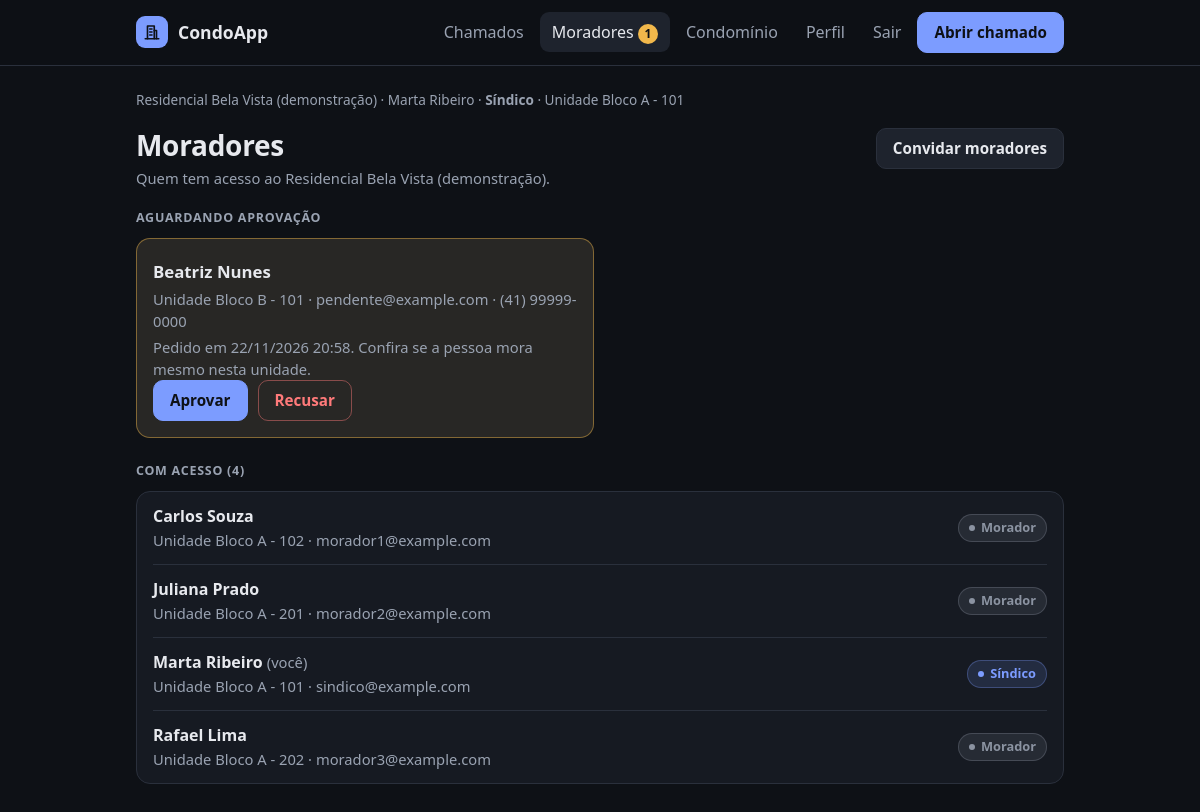
Screenshot of /moradores/ (signed in) with the database file from the repository.
### core/models.py (models this page shows, shortened)
class Perfil(models.Model):
    SINDICO = "sindico"
    MORADOR = "morador"
    PAPEIS = [(SINDICO, "Síndico"), (MORADOR, "Morador")]
    usuario = models.OneToOneField(settings.AUTH_USER_MODEL, on_delete=models.CASCADE, related_name="perfil")
    condominio = models.ForeignKey(Condominio, on_delete=models.CASCADE, related_name="perfis")
    unidade = models.ForeignKey(
        Unidade, on_delete=models.SET_NULL, null=True, blank=True,
        related_name="moradores", verbose_name="unidade",
    )
    papel = models.CharField("perfil", max_length=10, choices=PAPEIS, default=MORADOR)
    telefone = models.CharField("telefone", max_length=20, blank=True)
    aprovado = models.BooleanField("aprovado pelo síndico", default=False)
    criado_em = models.DateTimeField("cadastrado em", auto_now_add=True)
    class Meta:
        ordering = ["usuario__first_name"]
        verbose_name = "perfil"
        verbose_name_plural = "perfis"
    @property
    def nome(self):
        return self.usuario.get_full_name() or self.usuario.email
    @property
    def eh_sindico(self):
        return self.papel == self.SINDICO

class Condominio(models.Model):
    nome = models.CharField("nome", max_length=100)
    endereco = models.CharField("endereço", max_length=200)
    numero_unidades = models.PositiveIntegerField(
        "número de casas/apartamentos",
        validators=[MinValueValidator(1), MaxValueValidator(500)],
    )
    codigo_convite = models.CharField("código de convite", max_length=20, unique=True, default=gerar_codigo_convite)
    criado_em = models.DateTimeField("criado em", auto_now_add=True)
    class Meta:
        ordering = ["nome"]
        verbose_name = "condomínio"
        verbose_name_plural = "condomínios"
    def __str__(self):
        return self.nome

class Unidade(models.Model):
    condominio = models.ForeignKey(Condominio, on_delete=models.CASCADE, related_name="unidades")
    identificador = models.CharField("identificador", max_length=30)
    class Meta:
        ordering = ["id"]
        verbose_name = "unidade"
        verbose_name_plural = "unidades"
        constraints = [
            models.UniqueConstraint(
                fields=["condominio", "identificador"], name="unidade_unica_por_condominio"
            )
        ]
    def __str__(self):
        return self.identificador

### core/views.py (the view)
# urls.py: path("moradores/", views.moradores, name="moradores"),
@sindico_obrigatorio
def moradores(request):
    perfis = request.perfil.condominio.perfis.select_related("usuario", "unidade")
    return render(request, "core/moradores.html", {
        "aguardando": perfis.filter(aprovado=False),
        "ativos": perfis.filter(aprovado=True, usuario__is_active=True),
        "bloqueados": perfis.filter(aprovado=True, usuario__is_active=False),
    })

### core/acesso.py (called while the page is built)
def perfil_obrigatorio(view):
    @wraps(view)
    def interna(request, *args, **kwargs):
        user = request.user
        if not user.is_authenticated:
            return redirect_to_login(request.get_full_path())
        perfil = getattr(user, "perfil", None)
        if perfil is None:
            if user.is_staff:
                return redirect("admin:index")
            logout(request)
            messages.error(request, "Esta conta não está ligada a nenhum condomínio.")
            return redirect("entrar")
        if not perfil.aprovado:
            logout(request)
            messages.error(request, "Seu cadastro ainda aguarda a aprovação do síndico.")
            return redirect("entrar")
        request.perfil = perfil
        return view(request, *args, **kwargs)
    return interna

def sindico_obrigatorio(view):
    @perfil_obrigatorio
    @wraps(view)
    def interna(request, *args, **kwargs):
        if not request.perfil.eh_sindico:
            raise PermissionDenied("Somente o síndico pode acessar esta página.")
        return view(request, *args, **kwargs)
    return interna

### core/contexto.py (called while the page is built)
def perfil(request):
    user = getattr(request, "user", None)
    perfil = getattr(user, "perfil", None) if user and user.is_authenticated else None
    pendentes = 0
    if perfil and perfil.aprovado and perfil.eh_sindico:
        pendentes = Perfil.objects.filter(condominio=perfil.condominio_id, aprovado=False).count()
    return {"perfil": perfil, "pendentes": pendentes}

### core/templates/core/moradores.html (shortened to what this page needs)
{% extends "core/base.html" %}
{% block conteudo %}
<div class="cabecalho-pagina">
  <div>
    <h1>Moradores</h1>
    <p class="sutil">Quem tem acesso ao {{ perfil.condominio.nome }}.</p>
  </div>
  <a class="botao" href="{% url 'condominio' %}">Convidar moradores</a>
</div>
{% if aguardando %}
<section class="secao">
  <h2 class="secao-titulo">Aguardando aprovação</h2>
  <ul class="lista-cartoes">
    {% for p in aguardando %}
    <li class="cartao cartao-alerta">
      <h3 class="cartao-titulo">{{ p.nome }}</h3>
      <p class="sutil">Unidade {{ p.unidade|default:"—" }} · {{ p.usuario.email }}{% if p.telefone %} · {{ p.telefone }}{% endif %}</p>
      <p class="sutil">Pedido em {{ p.criado_em|date:"d/m/Y H:i" }}. Confira se a pessoa mora mesmo nesta unidade.</p>
      <div class="acoes acoes-esquerda">
        <form method="post" action="{% url 'morador_aprovar' p.pk %}">{% csrf_token %}<button type="submit" class="botao botao-primario">Aprovar</button></form>
        <form method="post" action="{% url 'morador_recusar' p.pk %}">{% csrf_token %}<button type="submit" class="botao botao-perigo-contorno">Recusar</button></form>
      </div>
    </li>
    {% endfor %}
  </ul>
</section>
{% endif %}
<section class="secao">
  <h2 class="secao-titulo">Com acesso ({{ ativos|length }})</h2>
  {% if ativos %}
  <ul class="lista-pessoas cartao">
    {% for p in ativos %}
    <li>
      <a href="{% url 'morador_editar' p.pk %}">
        <span><strong>{{ p.nome }}</strong>{% if p.pk == perfil.pk %} <span class="sutil">(você)</span>{% endif %}<br>
        <span class="sutil">{% if p.unidade %}Unidade {{ p.unidade }} · {% endif %}{{ p.usuario.email }}</span></span>
        <span class="selo {% if p.eh_sindico %}selo-sindico{% endif %}">{{ p.get_papel_display }}</span>
      </a>
    </li>
    {% endfor %}
  </ul>
  {% else %}
  <div class="vazio"><p>Ninguém além de você ainda. Envie o convite.</p></div>
  {% endif %}
</section>
{% endblock %}

### core/templates/core/base.html (shortened to what this page needs)
{% load static %}<!doctype html>
<html lang="pt-br">
<head>
  <link rel="stylesheet" href="{% static 'core/style.css' %}">
</head>
<body>
  <header class="topo">
    <div class="topo-interno">
      <a class="marca" href="{% url 'inicio' %}">
        <span class="marca-icone" aria-hidden="true">
          <svg viewBox="0 0 24 24" width="18" height="18" fill="none" stroke="currentColor" stroke-width="2.2" stroke-linecap="round" stroke-linejoin="round"><path d="M6 21V4h9v17"/><path d="M15 10h3v11"/><path d="M3 21h18"/><path d="M9 8h3M9 12h3M9 16h3"/></svg>
        </span>
        CondoApp
      </a>
      {% if perfil and perfil.aprovado %}
      {% with pagina=request.resolver_match.url_name %}
      <nav class="menu" aria-label="Principal">
        <a href="{% url 'chamado_lista' %}"{% if pagina in "chamado_lista chamado_detalhe chamado_editar" %} aria-current="page"{% endif %}>Chamados</a>
        {% if perfil.eh_sindico %}
          <a href="{% url 'moradores' %}"{% if pagina in "moradores morador_editar" %} aria-current="page"{% endif %}>Moradores{% if pendentes %} <span class="contador" title="Cadastros aguardando aprovação">{{ pendentes }}</span>{% endif %}</a>
          <a href="{% url 'condominio' %}"{% if pagina in "condominio unidades" %} aria-current="page"{% endif %}>Condomínio</a>
        {% endif %}
        <a href="{% url 'meu_perfil' %}"{% if pagina == "meu_perfil" %} aria-current="page"{% endif %}>Perfil</a>
        <form method="post" action="{% url 'sair' %}" class="form-sair">
          <button type="submit" class="link-botao">Sair</button>
        </form>
        <a class="botao botao-primario" href="{% url 'chamado_novo' %}">Abrir chamado</a>
      </nav>
      {% endwith %}
      {% else %}
      <nav class="menu" aria-label="Conta">
        <a href="{% url 'entrar' %}">Entrar</a>
        <a class="botao botao-primario" href="{% url 'cadastro_sindico' %}">Cadastrar condomínio</a>
      </nav>
      {% endif %}
    </div>
  </header>
  <main class="conteudo">
    {% if perfil and perfil.aprovado %}
      <p class="contexto-usuario">{{ perfil.condominio }} · {{ perfil.nome }} · <strong>{{ perfil.get_papel_display }}</strong>{% if perfil.unidade %} · Unidade {{ perfil.unidade }}{% endif %}</p>
    {% endif %}
    {% block conteudo %}{% endblock %}
  </main>
</body>
</html>

### rows the page displays
Perfil: condominio "Residencial Bela Vista (demonstração)", nome "Marta Ribeiro", papel "Síndico", unidade "Bloco A - 101", condominio.nome "Residencial Bela Vista (demonstração)", shows "(você)", usuario.email "sindico@example.com"
Perfil: nome "Beatriz Nunes", unidade "Bloco B - 101", usuario.email "pendente@example.com", telefone "(41) 99999-0000", criado_em "22/11/2026 20:58"
Perfil: nome "Carlos Souza", unidade "Bloco A - 102", usuario.email "morador1@example.com", papel "Morador"
Perfil: nome "Juliana Prado", unidade "Bloco A - 201", usuario.email "morador2@example.com", papel "Morador"
Perfil: nome "Rafael Lima", unidade "Bloco A - 202", usuario.email "morador3@example.com", papel "Morador"

### other values shown
{{ pendentes }} "1"
{{ ativos|length }} "4"
